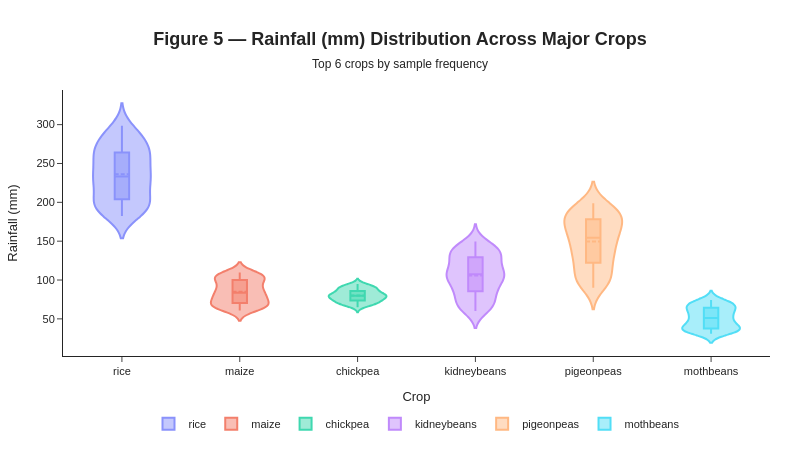

The code cell stored with this chart in its notebook:
### Markdown cell above
### 2.6 Per-Feature Violin Plots — Top Crops

### Code cell
# Violin plots comparing rainfall distribution across the six most frequent crops
def plot_feature_kde_overlap(df, feature, top_n_crops=5):
    crops = df['label'].value_counts().nlargest(top_n_crops).index
    fig = go.Figure()

    for i, crop in enumerate(crops):
        vals = df[df['label'] == crop][feature].dropna()
        fig.add_trace(go.Violin(
            y=vals, name=crop, box_visible=True, meanline_visible=True,
            opacity=0.75,
            marker=dict(
                color=px.colors.qualitative.Plotly[i % 10],
                line=dict(width=0.5, color='white')
            )
        ))

    fig.update_layout(
        title=dict(
            text=(
                f"<b>Figure 5 — {feature_labels[feature]} Distribution Across Major Crops</b><br>"
                f"<span style='font-size:12px'>Top {top_n_crops} crops by sample frequency</span>"
            ),
            x=0.5, xanchor='center', font=dict(size=18, family='Arial')
        ),
        template='simple_white', height=450, width=800,
        font=dict(family='Arial', size=11),
        xaxis_title='Crop', yaxis_title=feature_labels[feature],
        legend=dict(orientation='h', x=0.5, y=-0.2, xanchor='center'),
        margin=dict(l=60, r=30, t=90, b=80)
    )
    fig.show()

plot_feature_kde_overlap(df, 'rainfall', top_n_crops=6)
